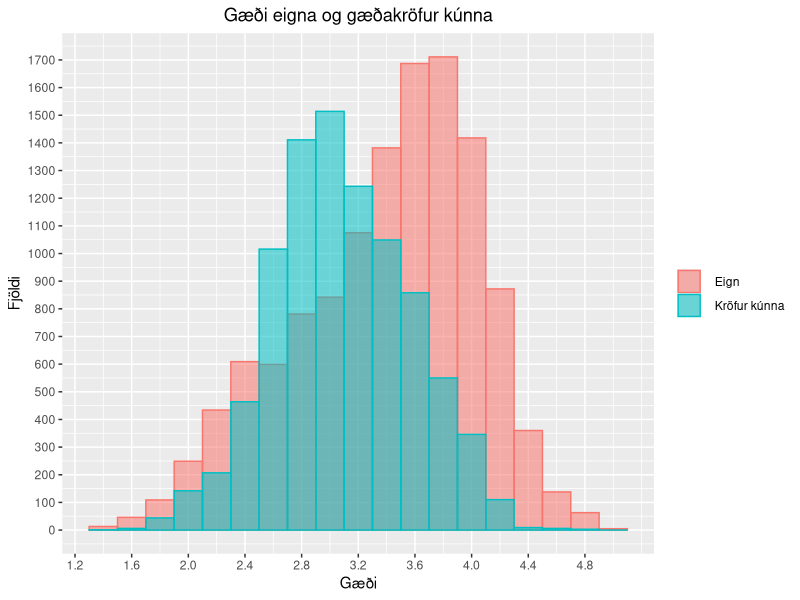

Write R code to recreate this figure. (Note: this script raises an error after producing the figure.)
rm(list = ls())
library(ggplot2)
library(Hmisc)

eignir <- read.csv("./GognErling/eignir.txt", header=TRUE, sep="")
kunnar <- read.csv("./GognErling/kunnar.txt", header=TRUE, sep="")
gogn <- merge(eignir, kunnar, by = "gaedi", all=TRUE)

gogn$type[is.na(gogn$nrkunna)] = "eign"
gogn$type[!is.na(gogn$nrkunna)] = "kunni"

gogn$type = factor(gogn$type, 
                      levels = c("eign", "kunni"),
                      labels = c("  Eign", "  Kröfur kúnna"))

ggplot(gogn, aes(x=gaedi, color=type, fill=type)) +
  geom_histogram(binwidth = 0.2, 
                 alpha=0.55, 
                 position="identity") +
  scale_x_continuous(breaks = seq(0, 5, 0.4)) +
  scale_y_continuous(breaks = seq(0, 2000, 100)) +
  xlab("Gæði") +
  ylab("Fjöldi") +
  ggtitle("Gæði eigna og gæðakröfur kúnna") +
  theme(plot.title = element_text(hjust = 0.5),
        legend.title = element_blank())

  ggsave("krofur_vs_eign.png")
  
  # Leiga er 0.5% af núvirði eignar
  gogn$leiga <- 5*gogn$nuvirdi
  
  leiga <- cbind(gogn$leiga[gogn$type == "  Eign"],
                 "leiga")
  greidslugeta <- cbind(gogn$greidslugeta[gogn$type == "  Kröfur kúnna"],
                        "greidslugeta")

  payment <- rbind(leiga, greidslugeta)
  names(payment) <- c("amount", "type")
  
  payment$amount <- as.numeric(payment$amount)

  
ggplot(payment, aes(x=amount, color=type, fill=type)) +
  geom_histogram(binwidth = 10000, 
                 alpha=0.55, 
                 position="identity") +
  scale_x_continuous(breaks = seq(0, 500000, 10000)) +
  scale_y_continuous(breaks = seq(0, 2000, 100)) +
  xlab("Gæði") +
  ylab("Fjöldi") +
  ggtitle("Gæði eigna og gæðakröfur kúnna") +
  theme(plot.title = element_text(hjust = 0.5),
        legend.title = element_blank())
